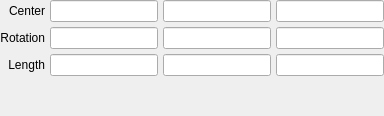
         <widget class="QWidget" name="box">
          <layout class="QGridLayout" name="gridLayout_6">
           <property name="margin">
            <number>0</number>
           </property>
           <property name="spacing">
            <number>5</number>
           </property>
           <item row="2" column="1">
            <widget class="QFrame" name="frame_15">
             <property name="frameShape">
              <enum>QFrame::NoFrame</enum>
             </property>
             <property name="frameShadow">
              <enum>QFrame::Plain</enum>
             </property>
             <layout class="QHBoxLayout" name="horizontalLayout_13">
              <property name="spacing">
               <number>5</number>
              </property>
              <property name="margin">
               <number>0</number>
              </property>
              <item>
               <widget class="LineEdit" name="lineedit_box_length_x"/>
              </item>
              <item>
               <widget class="LineEdit" name="lineedit_box_length_y"/>
              </item>
              <item>
               <widget class="LineEdit" name="lineedit_box_length_z"/>
              </item>
             </layout>
            </widget>
           </item>
           <item row="3" column="1">
            <spacer name="verticalSpacer_7">
             <property name="orientation">
              <enum>Qt::Vertical</enum>
             </property>
             <property name="sizeHint" stdset="0">
              <size>
               <width>20</width>
               <height>40</height>
              </size>
             </property>
            </spacer>
           </item>
           <item row="0" column="0">
            <widget class="QLabel" name="label_22">
             <property name="text">
              <string>Center</string>
             </property>
             <property name="alignment">
              <set>Qt::AlignRight|Qt::AlignTrailing|Qt::AlignVCenter</set>
             </property>
            </widget>
           </item>
           <item row="2" column="0">
            <widget class="QLabel" name="label_23">
             <property name="text">
              <string>Length</string>
             </property>
             <property name="alignment">
              <set>Qt::AlignRight|Qt::AlignTrailing|Qt::AlignVCenter</set>
             </property>
            </widget>
           </item>
           <item row="0" column="1">
            <widget class="QFrame" name="frame_14">
             <property name="frameShape">
              <enum>QFrame::NoFrame</enum>
             </property>
             <property name="frameShadow">
              <enum>QFrame::Plain</enum>
             </property>
             <layout class="QHBoxLayout" name="horizontalLayout_12">
              <property name="spacing">
               <number>5</number>
              </property>
              <property name="margin">
               <number>0</number>
              </property>
              <item>
               <widget class="LineEdit" name="lineedit_box_center_x"/>
              </item>
              <item>
               <widget class="LineEdit" name="lineedit_box_center_y"/>
              </item>
              <item>
               <widget class="LineEdit" name="lineedit_box_center_z"/>
              </item>
             </layout>
            </widget>
           </item>
           <item row="1" column="0">
            <widget class="QLabel" name="label_54">
             <property name="text">
              <string>Rotation</string>
             </property>
             <property name="alignment">
              <set>Qt::AlignRight|Qt::AlignTrailing|Qt::AlignVCenter</set>
             </property>
            </widget>
           </item>
           <item row="1" column="1">
            <widget class="QFrame" name="frame_30">
             <property name="frameShape">
              <enum>QFrame::NoFrame</enum>
             </property>
             <property name="frameShadow">
              <enum>QFrame::Plain</enum>
             </property>
             <layout class="QHBoxLayout" name="horizontalLayout_24">
              <property name="spacing">
               <number>5</number>
              </property>
              <property name="margin">
               <number>0</number>
              </property>
              <item>
               <widget class="LineEdit" name="lineedit_box_rotation_x"/>
              </item>
              <item>
               <widget class="LineEdit" name="lineedit_box_rotation_y"/>
              </item>
              <item>
               <widget class="LineEdit" name="lineedit_box_rotation_z"/>
              </item>
             </layout>
            </widget>
           </item>
          </layout>
         </widget>
